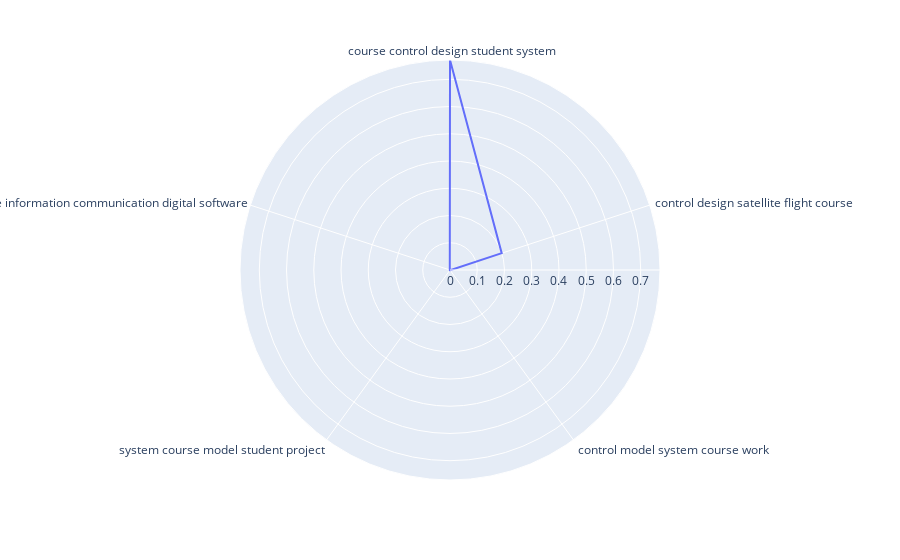

This figure's notebook cell:
### Code cell
fig = px.line_polar(r=Top5Probabilities, theta=Top5Topics, line_close=True)
fig.show()

### Figure 1 — Plotly figure (JSON) as saved in the notebook; plotly's stock layout.template omitted (floating-point values rounded to 4 significant figures)
{"data": [{"hovertemplate": "r=%{r}<br>theta=%{theta}<extra></extra>", "legendgroup": "", "line": {"color": "#636efa", "dash": "solid"}, "marker": {"symbol": "circle"}, "mode": "lines", "name": "", "r": [0.7709, 0.1995, 0.0008225, 0.0008225, 0.0008225, 0.7709], "showlegend": false, "subplot": "polar", "theta": [" course control design student system", " control design satellite flight course", " control model system course work", " system course model student project", " course information communication digital software", " course control design student system"], "type": "scatterpolar"}], "layout": {"legend": {"tracegroupgap": 0}, "margin": {"t": 60}, "polar": {"angularaxis": {"direction": "clockwise", "rotation": 90}, "domain": {"x": [0, 1], "y": [0, 1]}}}}
